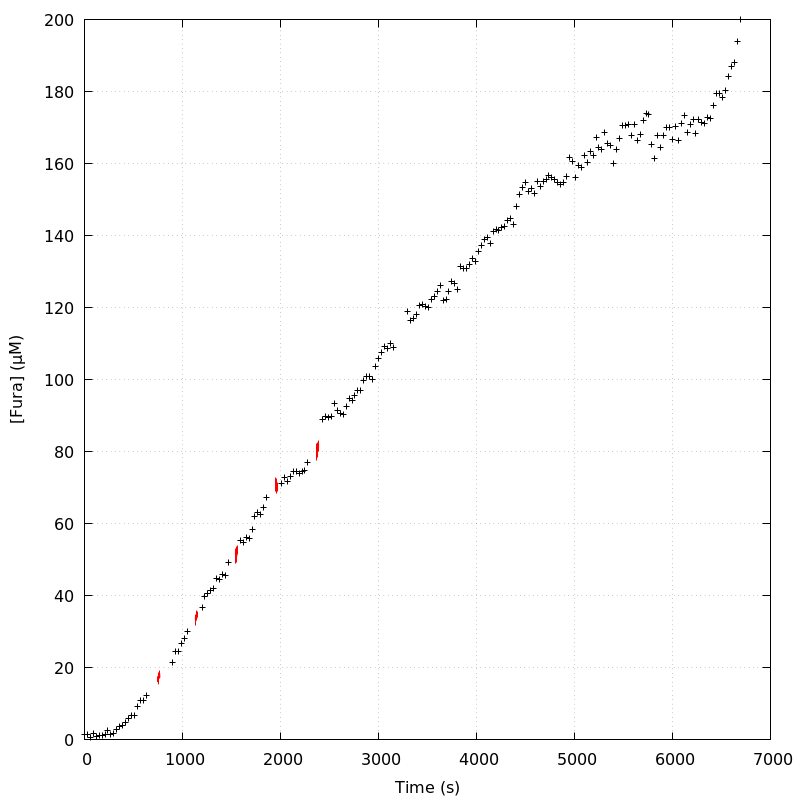

This figure's gnuplot source:
unset key
set grid
set ylabel '[Fura] (µM)'
set xlabel 'Time (s)'
plot 'DA_130130_E2_aba_loading_curve' index 0 using 1:2 linecolor rgb 'black',\
'' index 1 using 1:2 with lines linecolor rgb 'red',\
'' index 2 using 1:2 with lines linecolor rgb 'red',\
'' index 3 using 1:2 with lines linecolor rgb 'red',\
'' index 4 using 1:2 with lines linecolor rgb 'red',\
'' index 5 using 1:2 with lines linecolor rgb 'red',\
